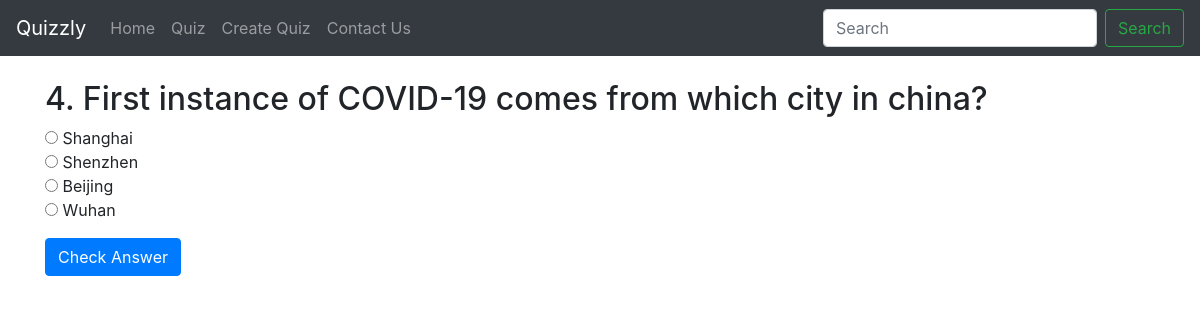
Page /solve/35 on the committed database.
### quiz/models.py (models this page shows, shortened)
class Question(models.Model):
    ques = models.CharField(max_length=150)
    option1 = models.CharField(max_length=100)
    option2 = models.CharField(max_length=100)
    option3 = models.CharField(max_length=100)
    option4 = models.CharField(max_length=100)
    cor_option = models.CharField(max_length=5)

### quiz/views.py (the view, shortened to what this page needs)
# urls.py: path('solve/<ques_id>', views.solve, name='solve'),
def solve(request, ques_id):
    question = Question.objects.get(pk=ques_id)
    context = {'question':question}
    return render(request,'solve.html', context)

### templates/solve.html (shortened to what this page needs)
{% extends 'base.html' %}
{% block body %}
<div class="container my-4">
    <form method='post' action="/solve/{{question.id}}">  {% csrf_token %}
        <h2>{{question.ques}}</h2>
                <input type="radio" name="ques" value="1"> {{question.option1}}<br>
                <input type="radio" name="ques" value="2"> {{question.option2}}<br>
                <input type="radio" name="ques" value="3"> {{question.option3}}<br>
                <input type="radio" name="ques" value="4"> {{question.option4}}<br>
            <input type="submit" class="btn btn-primary" value="Check Answer">
    </form>
</div>
{% endblock body %}

### rows in the picture
Question: ques "4. First instance of COVID-19 comes from which city in china?", option1 "Shanghai", option2 "Shenzhen", option3 "Beijing", option4 "Wuhan"
